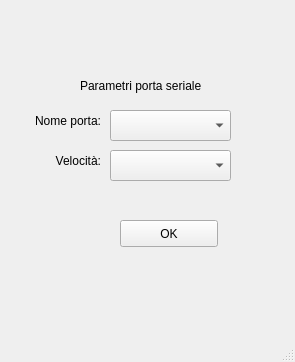
<?xml version="1.0" encoding="UTF-8"?>
<ui version="4.0">
 <class>Parametri</class>
 <widget class="QMainWindow" name="Parametri">
  <property name="geometry">
   <rect>
    <x>0</x>
    <y>0</y>
    <width>295</width>
    <height>362</height>
   </rect>
  </property>
  <property name="maximumSize">
   <size>
    <width>800</width>
    <height>600</height>
   </size>
  </property>
  <property name="windowTitle">
   <string>Parametri</string>
  </property>
  <widget class="QWidget" name="centralwidget">
   <widget class="QPushButton" name="pOK_2">
    <property name="geometry">
     <rect>
      <x>120</x>
      <y>220</y>
      <width>98</width>
      <height>27</height>
     </rect>
    </property>
    <property name="text">
     <string>OK</string>
    </property>
   </widget>
   <widget class="QComboBox" name="n_porta">
    <property name="geometry">
     <rect>
      <x>110</x>
      <y>110</y>
      <width>121</width>
      <height>31</height>
     </rect>
    </property>
   </widget>
   <widget class="QLabel" name="label">
    <property name="geometry">
     <rect>
      <x>10</x>
      <y>110</y>
      <width>91</width>
      <height>21</height>
     </rect>
    </property>
    <property name="text">
     <string>Nome porta:</string>
    </property>
    <property name="alignment">
     <set>Qt::AlignRight|Qt::AlignTrailing|Qt::AlignVCenter</set>
    </property>
   </widget>
   <widget class="QComboBox" name="v_porta">
    <property name="geometry">
     <rect>
      <x>110</x>
      <y>150</y>
      <width>121</width>
      <height>31</height>
     </rect>
    </property>
   </widget>
   <widget class="QLabel" name="label_2">
    <property name="geometry">
     <rect>
      <x>40</x>
      <y>150</y>
      <width>61</width>
      <height>21</height>
     </rect>
    </property>
    <property name="text">
     <string>Velocità:</string>
    </property>
    <property name="alignment">
     <set>Qt::AlignRight|Qt::AlignTrailing|Qt::AlignVCenter</set>
    </property>
   </widget>
   <widget class="QLabel" name="label_4">
    <property name="geometry">
     <rect>
      <x>80</x>
      <y>70</y>
      <width>171</width>
      <height>31</height>
     </rect>
    </property>
    <property name="text">
     <string>Parametri porta seriale</string>
    </property>
   </widget>
  </widget>
  <widget class="QStatusBar" name="statusbar"/>
 </widget>
 <resources/>
 <connections/>
 <designerdata>
  <property name="gridDeltaX">
   <number>10</number>
  </property>
  <property name="gridDeltaY">
   <number>10</number>
  </property>
  <property name="gridSnapX">
   <bool>true</bool>
  </property>
  <property name="gridSnapY">
   <bool>true</bool>
  </property>
  <property name="gridVisible">
   <bool>true</bool>
  </property>
 </designerdata>
</ui>
